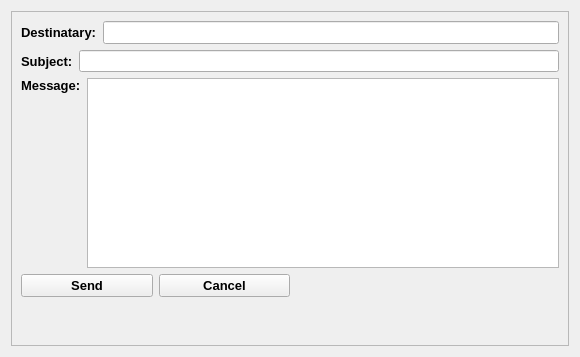
<?xml version="1.0" encoding="UTF-8"?>
<ui version="4.0">
 <class>SendMessageWidget</class>
 <widget class="QWidget" name="SendMessageWidget">
  <property name="geometry">
   <rect>
    <x>0</x>
    <y>0</y>
    <width>580</width>
    <height>357</height>
   </rect>
  </property>
  <property name="windowTitle">
   <string notr="true">Form</string>
  </property>
  <layout class="QGridLayout" name="gridLayout">
   <item row="0" column="0">
    <widget class="QFrame" name="generalFrame">
     <property name="maximumSize">
      <size>
       <width>1000</width>
       <height>16777215</height>
      </size>
     </property>
     <property name="frameShape">
      <enum>QFrame::Shape::StyledPanel</enum>
     </property>
     <property name="frameShadow">
      <enum>QFrame::Shadow::Raised</enum>
     </property>
     <layout class="QVBoxLayout" name="verticalLayout">
      <item>
       <layout class="QHBoxLayout" name="destinataryLayout">
        <item>
         <widget class="QLabel" name="destinataryLabel">
          <property name="font">
           <font>
            <family>Arial</family>
            <pointsize>10</pointsize>
            <bold>true</bold>
           </font>
          </property>
          <property name="text">
           <string>Destinatary:</string>
          </property>
         </widget>
        </item>
        <item>
         <widget class="QLineEdit" name="destinataryLineEdit">
          <property name="font">
           <font>
            <family>Arial</family>
            <pointsize>10</pointsize>
            <bold>true</bold>
           </font>
          </property>
         </widget>
        </item>
       </layout>
      </item>
      <item>
       <layout class="QHBoxLayout" name="subjectLayout">
        <item>
         <widget class="QLabel" name="subjectLabel">
          <property name="font">
           <font>
            <family>Arial</family>
            <pointsize>10</pointsize>
            <bold>true</bold>
           </font>
          </property>
          <property name="text">
           <string>Subject:</string>
          </property>
         </widget>
        </item>
        <item>
         <widget class="QLineEdit" name="subjectLineEdit"/>
        </item>
       </layout>
      </item>
      <item>
       <layout class="QHBoxLayout" name="horizontalLayout">
        <item>
         <widget class="QLabel" name="messageLabel">
          <property name="font">
           <font>
            <family>Arial</family>
            <pointsize>10</pointsize>
            <bold>true</bold>
           </font>
          </property>
          <property name="text">
           <string>Message:</string>
          </property>
          <property name="alignment">
           <set>Qt::AlignmentFlag::AlignLeading|Qt::AlignmentFlag::AlignLeft|Qt::AlignmentFlag::AlignTop</set>
          </property>
         </widget>
        </item>
        <item>
         <widget class="QPlainTextEdit" name="messageTextEdit">
          <property name="font">
           <font>
            <family>Arial</family>
            <pointsize>10</pointsize>
            <bold>true</bold>
           </font>
          </property>
         </widget>
        </item>
       </layout>
      </item>
      <item>
       <layout class="QHBoxLayout" name="optionsLayout">
        <item>
         <layout class="QHBoxLayout" name="buttonsLayout">
          <item>
           <widget class="QPushButton" name="sendButton">
            <property name="sizePolicy">
             <sizepolicy hsizetype="Expanding" vsizetype="Fixed">
              <horstretch>0</horstretch>
              <verstretch>0</verstretch>
             </sizepolicy>
            </property>
            <property name="font">
             <font>
              <family>Arial</family>
              <pointsize>10</pointsize>
              <bold>true</bold>
             </font>
            </property>
            <property name="text">
             <string>Send</string>
            </property>
           </widget>
          </item>
          <item>
           <widget class="QPushButton" name="cancelButton">
            <property name="sizePolicy">
             <sizepolicy hsizetype="Expanding" vsizetype="Fixed">
              <horstretch>0</horstretch>
              <verstretch>0</verstretch>
             </sizepolicy>
            </property>
            <property name="font">
             <font>
              <family>Arial</family>
              <pointsize>10</pointsize>
              <bold>true</bold>
             </font>
            </property>
            <property name="text">
             <string>Cancel</string>
            </property>
           </widget>
          </item>
         </layout>
        </item>
        <item>
         <spacer name="horizontalSpacer">
          <property name="orientation">
           <enum>Qt::Orientation::Horizontal</enum>
          </property>
          <property name="sizeHint" stdset="0">
           <size>
            <width>40</width>
            <height>20</height>
           </size>
          </property>
         </spacer>
        </item>
       </layout>
      </item>
      <item>
       <spacer name="verticalSpacer">
        <property name="orientation">
         <enum>Qt::Orientation::Vertical</enum>
        </property>
        <property name="sizeHint" stdset="0">
         <size>
          <width>20</width>
          <height>40</height>
         </size>
        </property>
       </spacer>
      </item>
     </layout>
    </widget>
   </item>
  </layout>
 </widget>
 <resources/>
 <connections/>
</ui>
